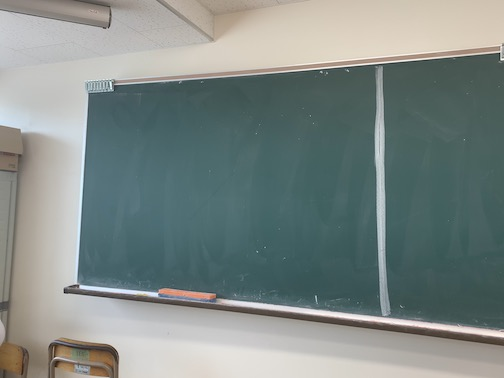
#> input picture img/IMG_0325.JPG, 504 x 378 px, found by its file name
$ python numpxAccess.py   (older library calls are emulated)
#> lines starting #> are read from the running program, lines starting #| are printed output that depends on the picture; after the words box and inside, x2 and y2 are one past the last pixel; in counts of white or black regions, pixels touching at a corner belong together
import cv2 as cv
import numpy as np

#data of image
img_file = 'img/IMG_0325.JPG'
img = cv.imread(img_file, cv.IMREAD_COLOR)
#> img is the input picture: shape (378, 504, 3); mean B, G, R 134.3, 137.4, 126.9
img_copy = img.copy()
height,width,channel = img.shape
#> height = 378; width = 504; channel = 3
lowBGR = [71,73,52]
highBGR = [130,121,92]
##pixel = np.full((imgSizey, imgSizex), False)

##generate whiteImage
img_white = np.ones((height, width, 3), np.uint8) * 255
##img_white.itemset((y,x,0),0)
##img_white.itemset((y,x,1),0)
##img_white.itemset((y,x,2),0)


#Access
img[(img[:,:,0]>=71) & (img[:,:,0]<=130) & (img[:,:,1]>=73) & (img[:,:,1]<=121) & (img[:,:,2]>=52) & (img[:,:,2]<=92)] = 0
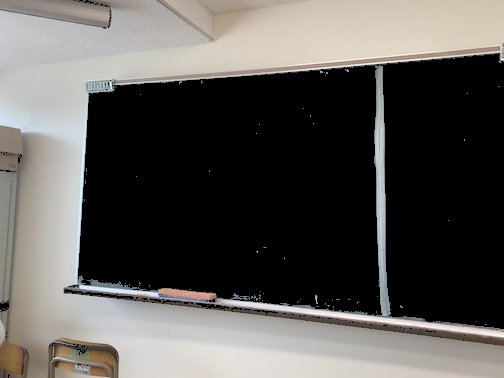
#> img: shape (378, 504, 3); mean B, G, R 85.2, 88.6, 90.9
img[~((img[:,:,0]==0) & (img[:,:,1]==0) & (img[:,:,2]==0))] = 255
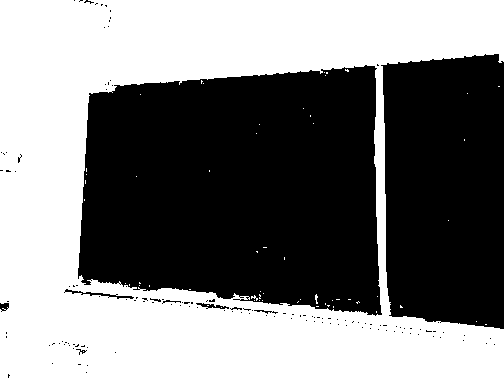
#> img: shape (378, 504, 3); 49.6% white; 58 white regions (57 under 20 px), largest, box (x1, y1, x2, y2) and area: (0, 0, 504, 378) 94358
img_gray = cv.cvtColor(img, cv.COLOR_RGB2GRAY)
#> img_gray: shape (378, 504); 49.6% white; 58 white regions (57 under 20 px)
retval, dst = cv.threshold(img_gray, 0, 255, cv.THRESH_BINARY | cv.THRESH_OTSU)
#> retval = 0
# 輪郭を抽出
dst, contours, hierarchy = cv.findContours(dst, cv.RETR_TREE, cv.CHAIN_APPROX_SIMPLE)
#> contours = 212 contours, 202 with area under 20; largest, box (x1, y1, x2, y2) and area: (0, 0, 504, 378) 158308, (77, 64, 383, 317) 64916, (64, 288, 135, 300) 219, (195, 302, 230, 310) 124, (253, 309, 273, 315) 46

# この時点での状態をデバッグ出力
#> (the run stopped early here; a loop or call above may not have finished)

$ run again, with img/IMG_0326.JPG copied over img/IMG_0325.JPG
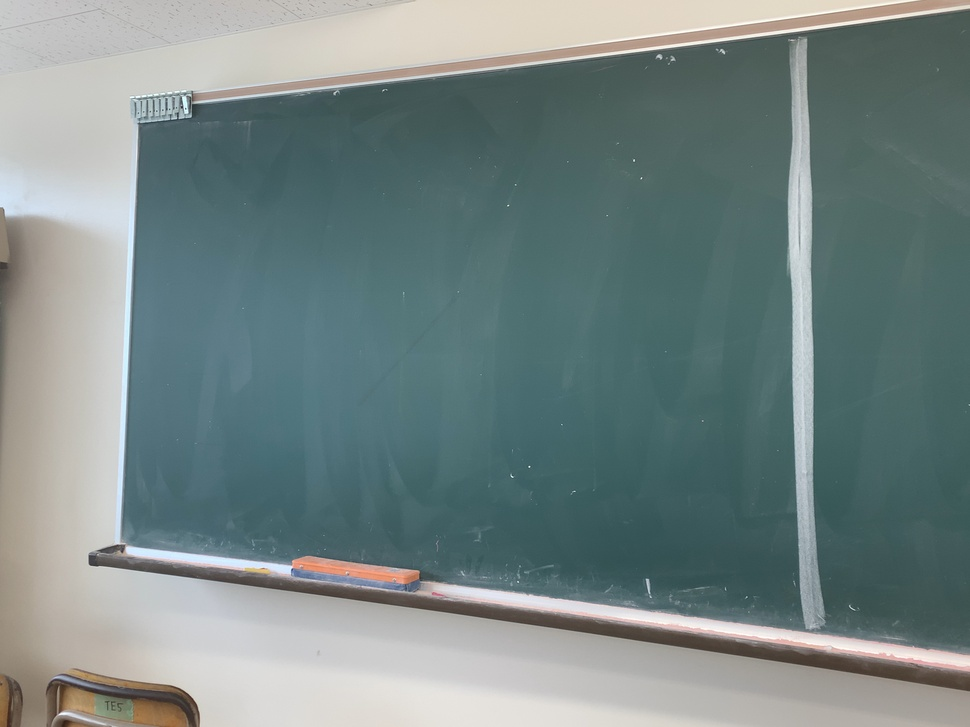
#> input picture img/IMG_0326.JPG, 970 x 727 px, shrunk from 4032 x 3024 before the run, found by its file name
#> img is the input picture: shape (727, 970, 3); mean B, G, R 132.5, 133.7, 117.8
#> `img[(img[:,:,0]>=71) & (img[:,:,0]<=130) & (img[:,:,1]>=73) & (img[:,:..`:
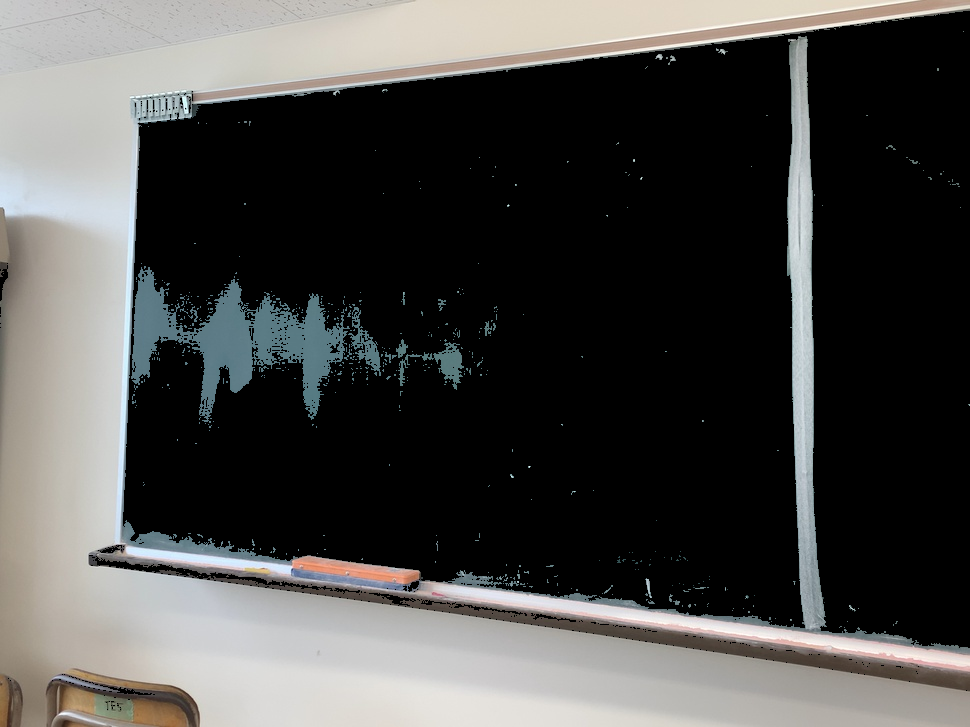
#> img: shape (727, 970, 3); mean B, G, R 71.8, 73.6, 74.1
#> `img[~((img[:,:,0]==0) & (img[:,:,1]==0) & (img[:,:,2]==0))] = 255`:
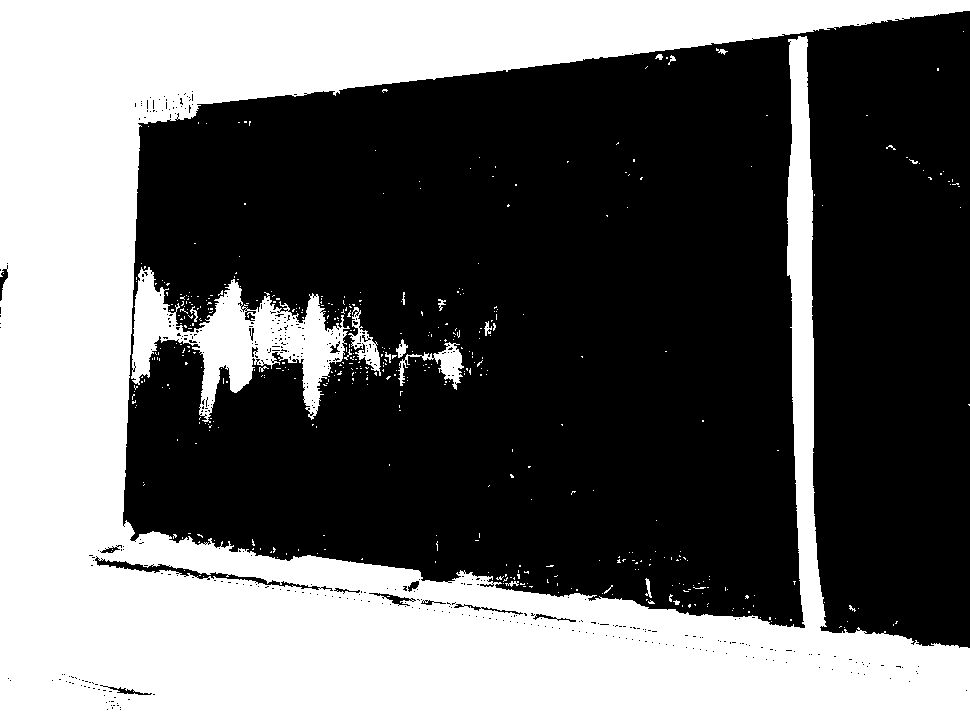
#> img: shape (727, 970, 3); 41.1% white; 470 white regions (451 under 20 px), largest, box (x1, y1, x2, y2) and area: (0, 0, 970, 727) 273142, (131, 267, 350, 423) 12844, (398, 342, 464, 390) 920
#> img_gray: shape (727, 970); 41.1% white; 470 white regions (451 under 20 px)
#> retval = 0
#> contours = 1024 contours, 988 with area under 20; largest, box (x1, y1, x2, y2) and area: (0, 0, 970, 727) 272272, (131, 267, 350, 423) 12749, (94, 556, 321, 591) 1202, (398, 342, 464, 390) 766, (348, 307, 381, 376) 672

$ run again, with img/IMG_0327.JPG copied over img/IMG_0325.JPG
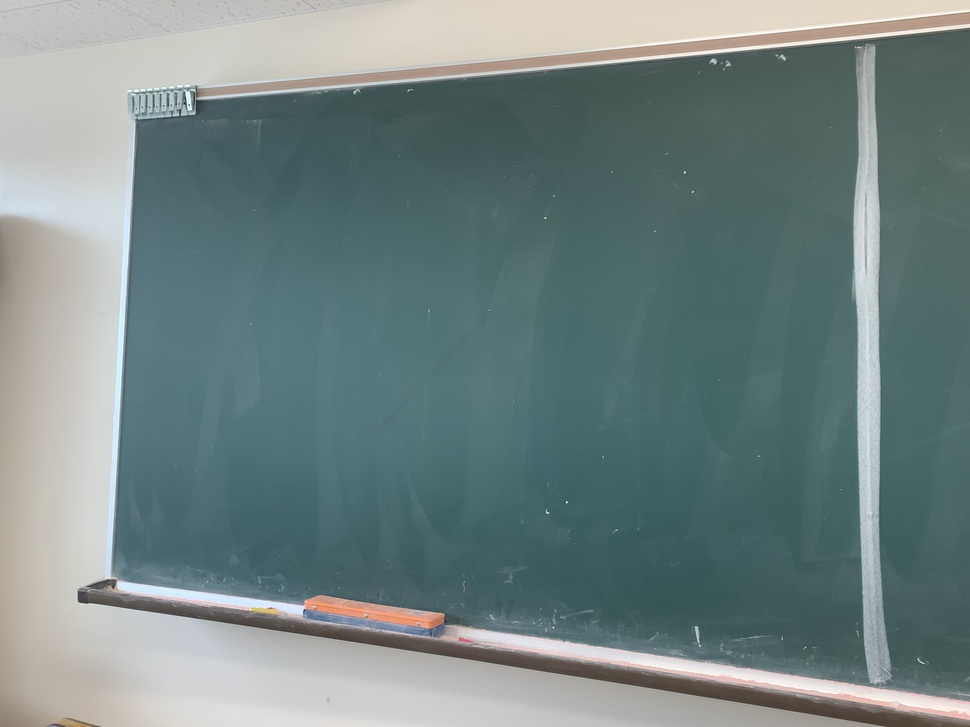
#> input picture img/IMG_0327.JPG, 970 x 727 px, shrunk from 4032 x 3024 before the run, found by its file name
#> img is the input picture: shape (727, 970, 3); mean B, G, R 131.4, 132.1, 114.7
#> `img[(img[:,:,0]>=71) & (img[:,:,0]<=130) & (img[:,:,1]>=73) & (img[:,:..`:
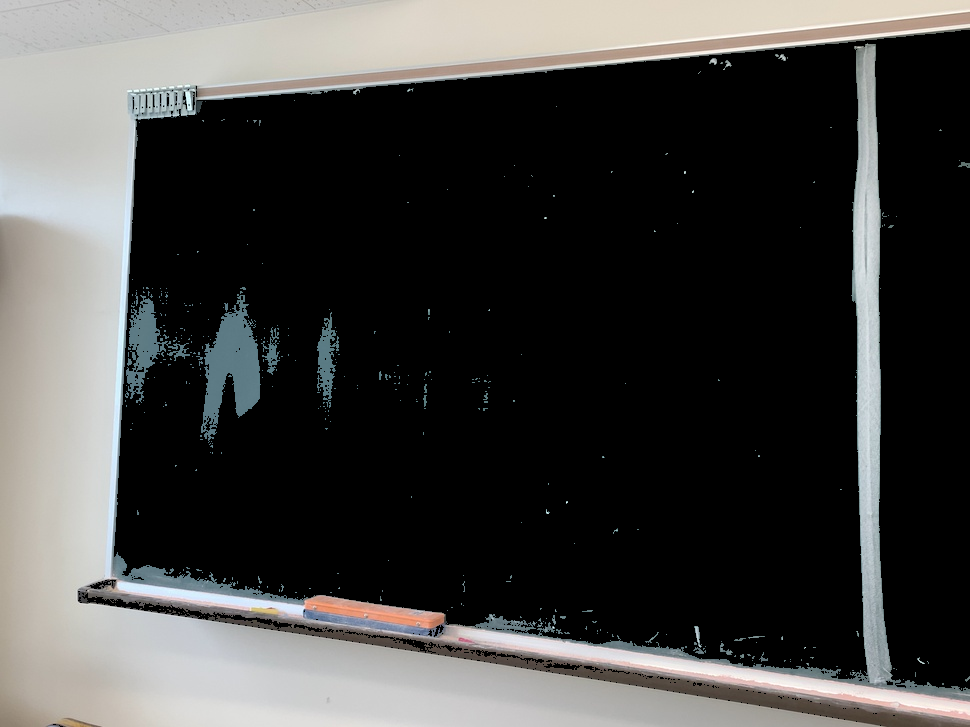
#> img: shape (727, 970, 3); mean B, G, R 65.2, 66.7, 67.1
#> `img[~((img[:,:,0]==0) & (img[:,:,1]==0) & (img[:,:,2]==0))] = 255`:
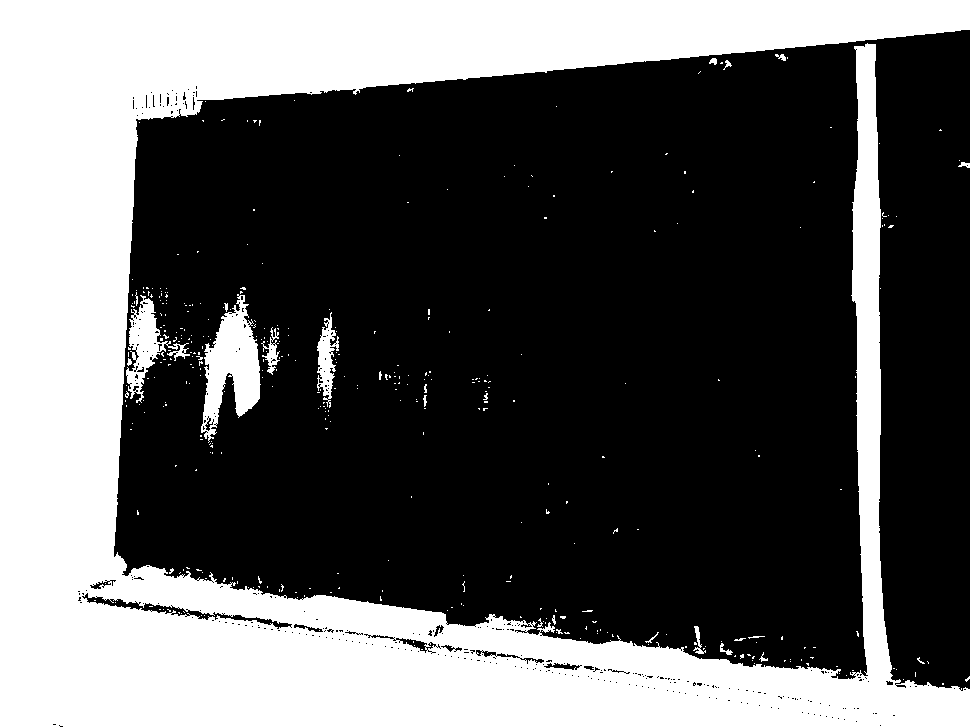
#> img: shape (727, 970, 3); 36% white; 384 white regions (362 under 20 px), largest, box (x1, y1, x2, y2) and area: (0, 0, 970, 727) 244495, (201, 294, 261, 443) 4537, (126, 295, 190, 403) 2093
#> img_gray: shape (727, 970); 36% white; 384 white regions (362 under 20 px)
#> retval = 0
#> contours = 836 contours, 792 with area under 20; largest, box (x1, y1, x2, y2) and area: (0, 0, 970, 727) 243878, (201, 294, 261, 443) 4360, (126, 295, 190, 403) 1953, (81, 592, 293, 630) 1237, (317, 312, 339, 408) 866
